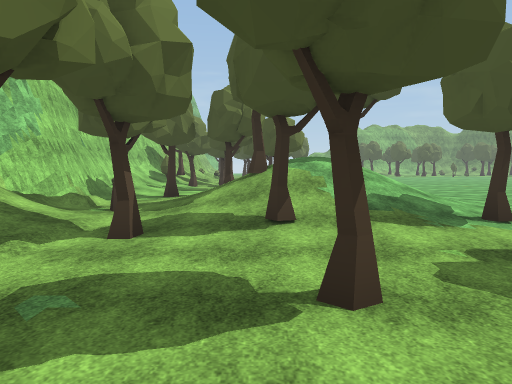
view 1 (above)

24 first-person views from a walk through a Unity game level. The camera is 1.5 m above the floor, tilts 4° down and sees 70° across. The floor is counted in squares, 2 m on a side. Each view is taken from the middle of a square. On the plan, view 1 faces up. The plan holds only what a view shows up to about 11 squares ahead; the rest is blank. The place goes on beyond the plan. Some animated figures are not drawn. Some surface patterns are stand-ins.

view 2
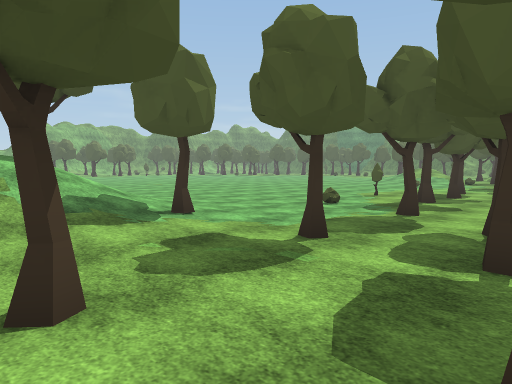

view 3
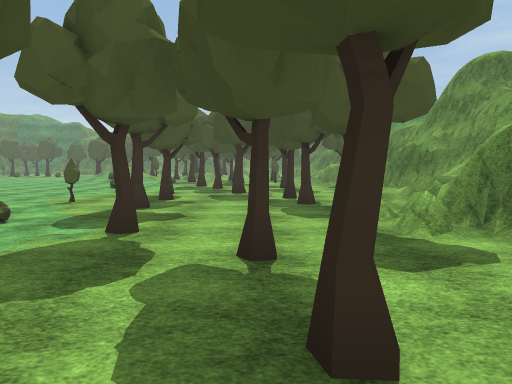

view 4
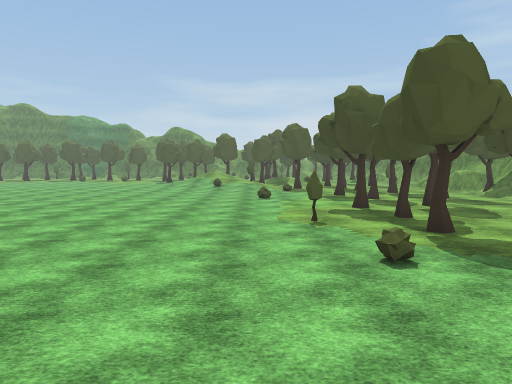

view 5
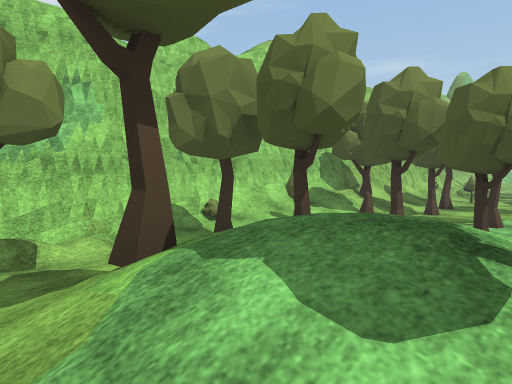

view 6
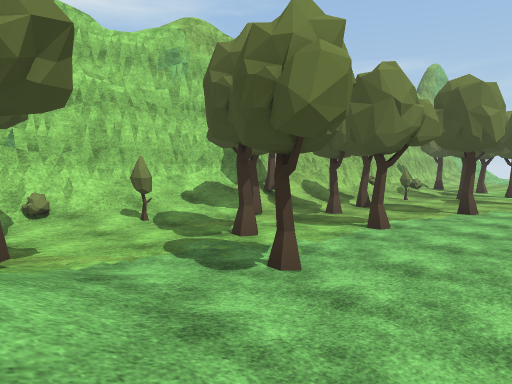

view 7
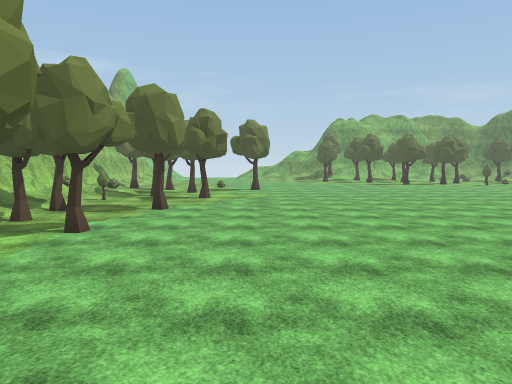

view 8
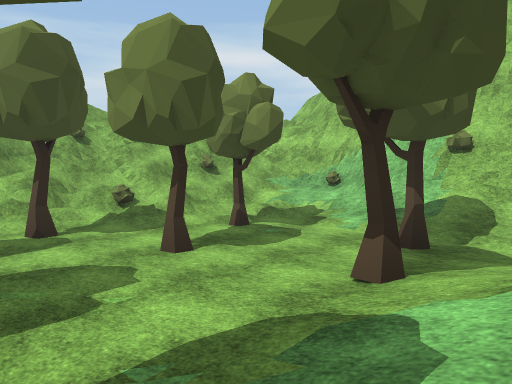

view 9
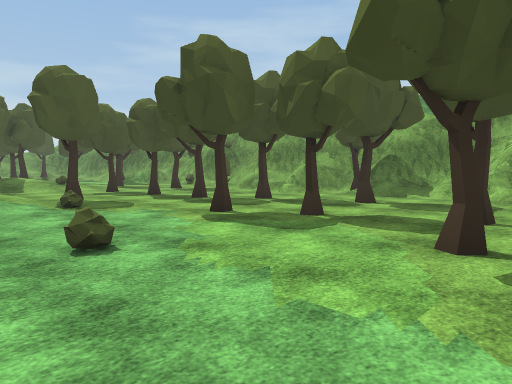

view 10
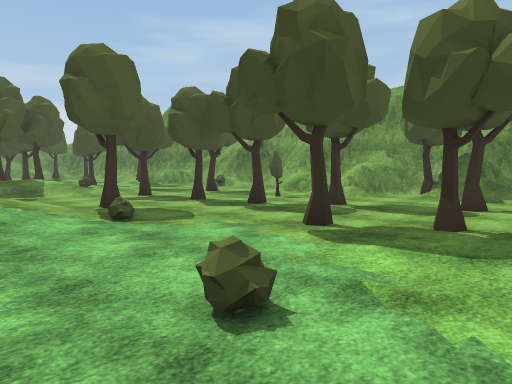

view 11
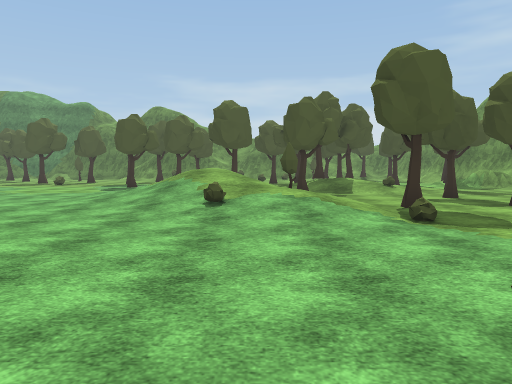

view 12
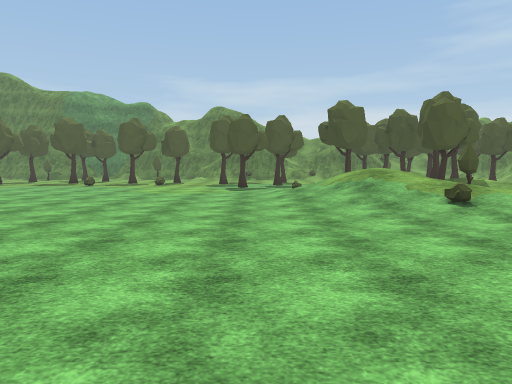

view 13
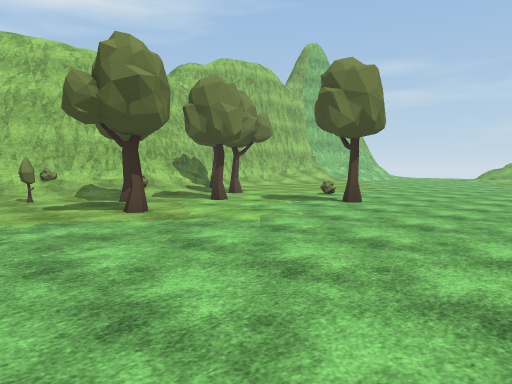

view 14
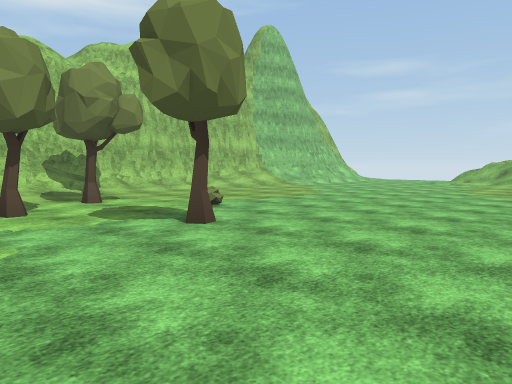

view 15
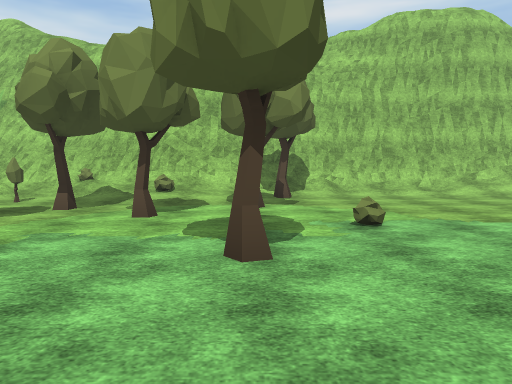

view 16
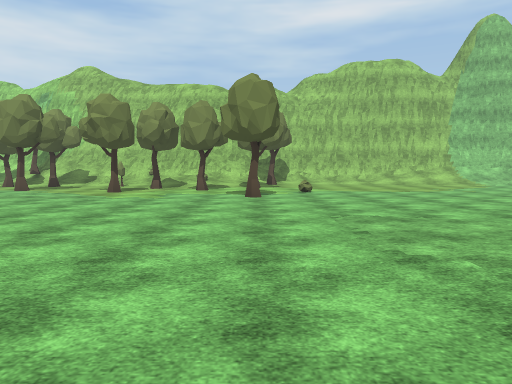

view 17
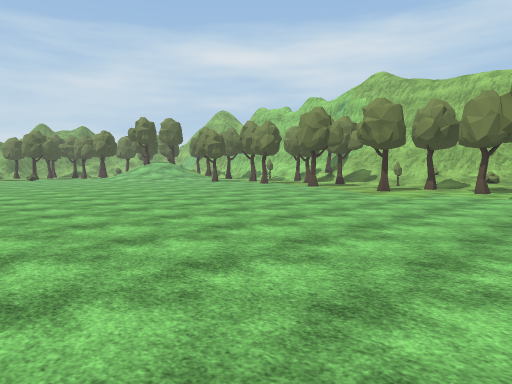

view 18
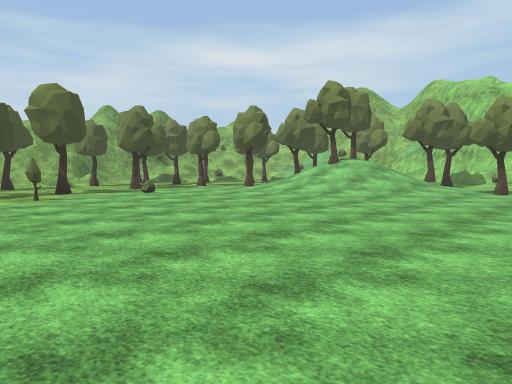

view 19
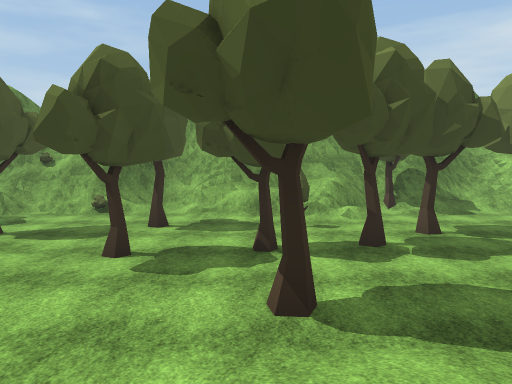

view 20
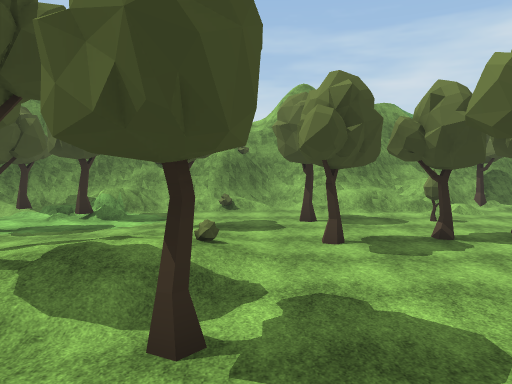

view 21
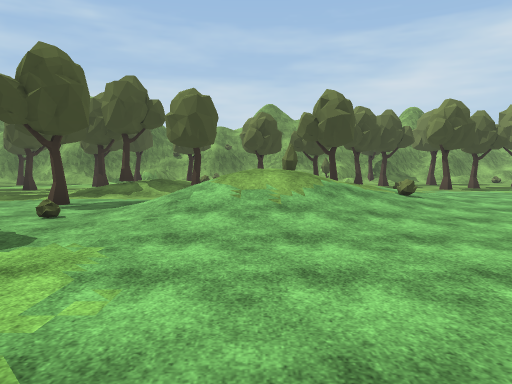

view 22
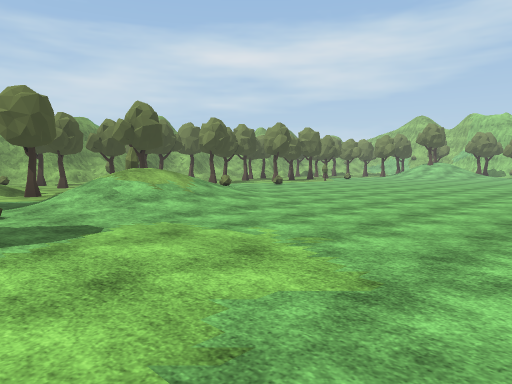

view 23
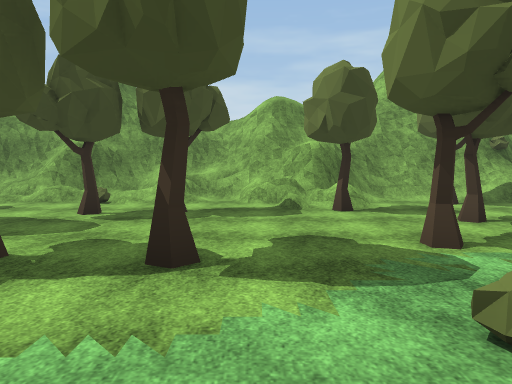

view 24
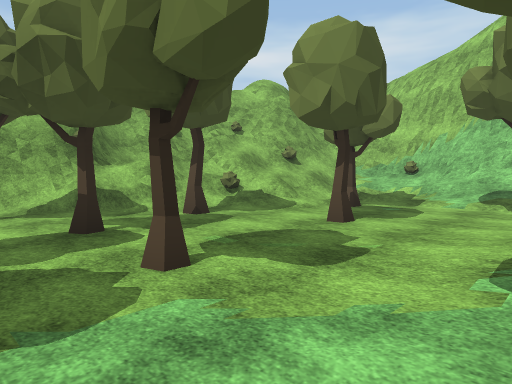

### Floor plan
Key: @ floor where view 1 was taken; # wall or solid block; x gap in a wall; . main floor; : floor 0.25 m higher than the main floor; / step, stairs or slope; = window, fence, low wall or low ledge; T tree; B bush; O other object.
Columns run from 5 left of view 1 to 26 right of it. Each row starts with its distance up from view 1.
 30 ##:.........
 29 #/:..........
 28 #/:...........
 27 ##:.............
 26 ##T:..B...........
 25  #/:T...T.........
 24  #//..............
 23  #/B..T...........
 22  ##/.T...........
 21  #=/..T..........
 20  #=T.............
 19  #//.............
 18  #//..T..........           ..
 17 ##/T............          ....
 16 ##T:T...........         .......
 15 #//:.T..........       .........
 14 #//T.............. .............
 13 #//.T...........................
 12 # T...T........................
 11 #B::::::::...............:::::.
 10 #/:TT////::.............://////.
  9 #/.: /////:............://////..
  8 #/./  ////:...........::B/////.T
  7 #////T/T//:...........:////  ...
  6 #//T//////:........B..:///T..T//
  5 ##/:/T//T::.B..T.......B//...//T
  4 ##/T::::::...............T..////
  3 ##/......T.T..TT.T...T....../B//
  2 #=/...T..........T.T...T.T.T./::
  1 #O//T...T.T...........T.......T.
  0 #////@.T....T.T.T...T...T..T....
 -1 #/O//B#/.T.==..........////....=
 -2 ###//#=//..##=//O//////x/////O##
 -3   ####=B######=//##=#T#####=##==
 -4     ######  ############  ###

Where each view was taken, in squares from view 1:
view 1: 0 up, 0 right, facing up
view 2: 0 up, 0 right, facing up-right
view 3: 1 up, 2 right, facing right
view 4: 6 up, 3 right, facing right
view 5: 6 up, 2 right, facing up-left
view 6: 9 up, 3 right, facing up-left
view 7: 9 up, 3 right, facing up
view 8: 6 up, 3 right, facing down-left
view 9: 7 up, 11 right, facing down-right
view 10: 7 up, 13 right, facing down-right
view 11: 7 up, 13 right, facing right
view 12: 11 up, 13 right, facing right
view 13: 18 up, 7 right, facing up-left
view 14: 22 up, 7 right, facing up-left
view 15: 25 up, 6 right, facing left
view 16: 25 up, 12 right, facing left
view 17: 26 up, 12 right, facing down-left
view 18: 14 up, 12 right, facing down-left
view 19: 7 up, 20 right, facing down
view 20: 8 up, 23 right, facing down
view 21: 15 up, 22 right, facing down
view 22: 16 up, 26 right, facing down-left
view 23: 6 up, 8 right, facing down
view 24: 5 up, 5 right, facing down-left
